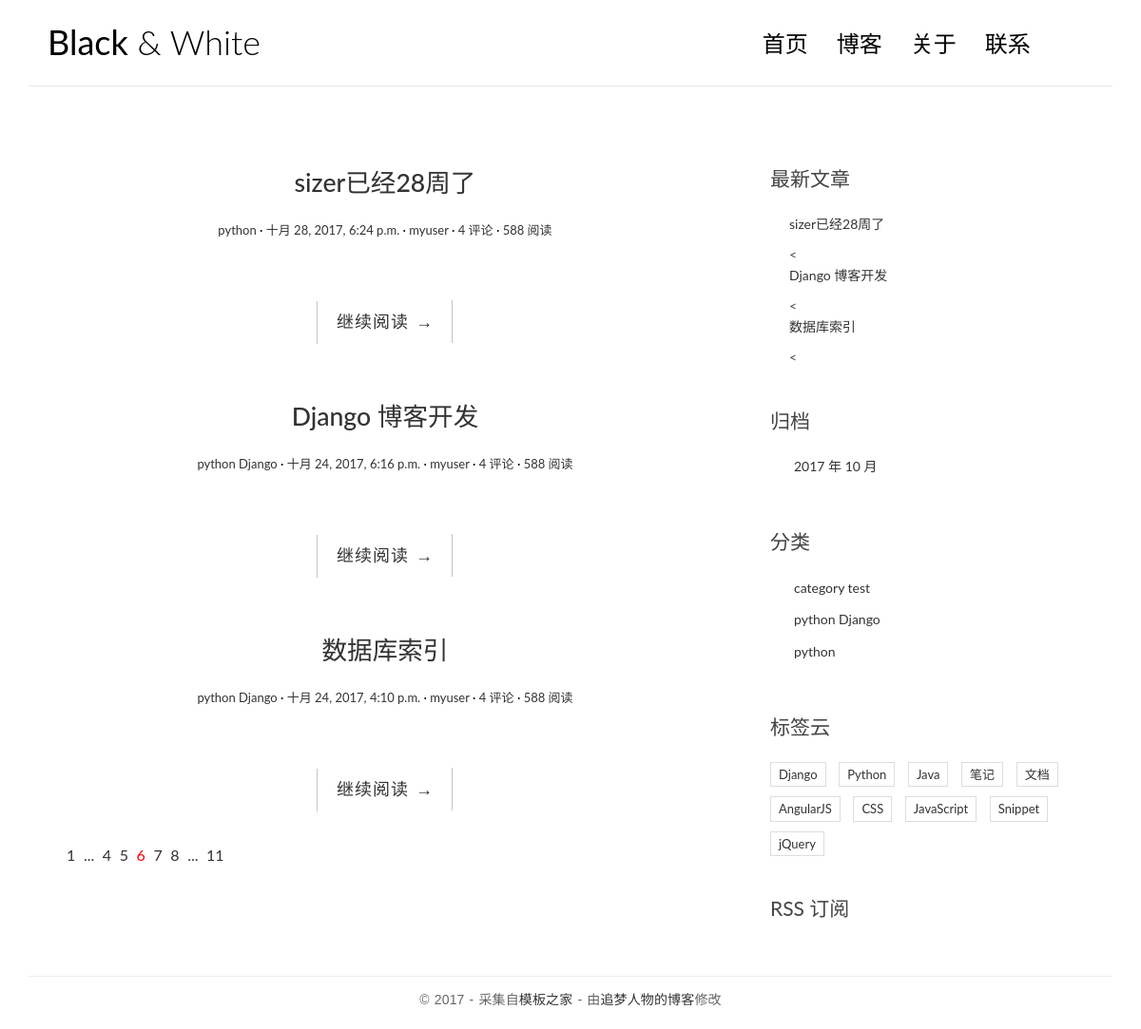
The page /blog/123 on the database its author committed.
### blog/models.py (models this page shows, shortened)
class Post(models.Model):
    views = models.PositiveIntegerField(default=0)
    """
    文章的数据库表稍微复杂一点，主要是涉及的字段更多。
    """
    title = models.CharField(max_length=70, verbose_name='标题')
    body = models.TextField()
    created_time = models.DateTimeField(verbose_name='创建时间')
    modified_time = models.DateTimeField(verbose_name='修改时间')
    excerpt = models.CharField(max_length=200, blank=True)
    category = models.ForeignKey(Category, verbose_name='分类')
    tags = models.ManyToManyField(Tag, blank=True)
    author = models.ForeignKey(User, verbose_name='文章作者')
    def get_absolute_url(self):
        return reverse('blog:detail', kwargs={'pk': self.pk})
    """
    注意到 URL 配置中的 url(r'^post/(?P<pk>[0-9]+)/$', views.detail, name='detail') ，
    我们设定的 name='detail' 在这里派上了用场。看到这个 reverse 函数，它的第一个参数的值是 'blog:detail'，
    意思是 blog 应用下的 name=detail 的函数，由于我们在上面通过 app_name = 'blog' 告诉了 Django
    这个 URL 模块是属于 blog 应用的，因此 Django 能够顺利地找到 blog 应用下 name 为 detail 的视图函数，
    于是 reverse 函数会去解析这个视图函数对应的 URL，我们这里 detail 对应的规则就是 post/(?P<pk>[0-9]+)/ 这个正则表达式，
    而正则表达式部分会被后面传入的参数 pk 替换，所以，如果 Post 的 id（或者 pk，这里 pk 和 id 是等价的） 是 255 的话，
    那么 get_absolute_url 函数返回的就是 /post/255/ ，这样 Post 自己就生成了自己的 URL。
    """

class Category(models.Model):
    name = models.CharField(max_length=100)

### blog/views.py (the view)
def index(request):
    post_list = Post.objects.all().order_by('-created_time')
    return render(request, 'blog/index3.html', context={'post_list': post_list})

### blog/templatetags/blog_tags.py (called while the page is built)
@register.simple_tag
def get_recent_posts(num=5):
    return Post.objects.all().order_by('-created_time')[:num]

@register.simple_tag
def archives():
    return Post.objects.dates('created_time', 'month', order='DESC')

@register.simple_tag
def get_categories():
    return Category.objects.all()

### templates/blog/index3.html (shortened to what this page needs)
{% extends 'base.html' %}
{% block main %}
    {% for post in post_list %}
        <article class="post post-{{ post.pk }}">
            <header class="entry-header">
                <h1 class="entry-title">
                     <a href="{{ post.get_absolute_url }}">{{ post.title }}</a>
                </h1>
                <div class="entry-meta">
                    <span class="post-category"><a href="#">{{ post.category.name }}</a></span>
                    <span class="post-date"><a href="#"><time class="entry-date"
                                    datetime="{{ post.created_time }}">{{ post.created_time }}</time></a></span>
                    <span class="post-author"><a href="#">{{ post.author }}</a></span>
                    <span class="comments-link"><a href="#">4 评论</a></span>
                    <span class="views-count"><a href="#">588 阅读</a></span>
                </div>
            </header>
            <div class="entry-content clearfix">
                <div class="read-more cl-effect-14">
                      <a href="{{ post.get_absolute_url }}" class="more-link">继续阅读 <span class="meta-nav">→</span></a>
                </div>
            </div>
        </article>
    {% empty %}
        <div class="no-post">暂时还没有发布的文章！</div>
    {% endfor %}
    <div class="pagination">
        <ul>
            <li><a href="">1</a></li>
            <li><a href="">...</a></li>
            <li><a href="">4</a></li>
            <li><a href="">5</a></li>
            <li class="current"><a href="">6</a></li>
            <li><a href="">7</a></li>
            <li><a href="">8</a></li>
            <li><a href="">...</a></li>
            <li><a href="">11</a></li>
        </ul>
    </div>
{% endblock main %}

### templates/base.html (shortened to what this page needs)
{% load staticfiles %}
{% load blog_tags %}
<!DOCTYPE html>
<html>
<head>
    <link rel="stylesheet" href="http://code.ionicframework.com/ionicons/2.0.1/css/ionicons.min.css">
    <link rel="stylesheet" href="{% static 'blog/css/bootstrap.min.css' %}">
    <link rel="stylesheet" href="{% static 'blog/css/pace.css' %}">
    <link rel="stylesheet" href="{% static 'blog/css/custom.css' %}">
</head>
<body>
<div class="container">
    <header id="site-header">
        <div class="row">
            <div class="col-md-4 col-sm-5 col-xs-8">
                <div class="logo">
                    <h1><a href="{% url 'blog:index' %}"><b>Black</b> &amp; White</a></h1>
                </div>
            </div>
            <div class="col-md-8 col-sm-7 col-xs-4">
                <nav class="main-nav" role="navigation">
                    <div class="collapse navbar-collapse" id="bs-example-navbar-collapse-1">
                        <ul class="nav navbar-nav navbar-right">
                            <li class="cl-effect-11"><a href="{% url 'blog:index' %}" data-hover="首页">首页</a></li>
                            <li class="cl-effect-11"><a href="full-width.html" data-hover="博客">博客</a></li>
                            <li class="cl-effect-11"><a href="about.html" data-hover="关于">关于</a></li>
                            <li class="cl-effect-11"><a href="contact.html" data-hover="联系">联系</a></li>
                        </ul>
                    </div>
                </nav>
            </div>
        </div>
    </header>
</div>
<div class="content-body">
    <div class="container">
        <div class="row">
            <main class="col-md-8">
                {% block main %}
                {% endblock main %}
            </main>
            <aside class="col-md-4">
                <div class="widget widget-recent-posts">
                    <h3 class="widget-title">最新文章</h3>
                     {% get_recent_posts as recent_post_list %}
                    <ul>
                        {% for post in recent_post_list %}
                        <li>
                             <a href="{{ post.get_absolute_url }}">{{ post.title }}</a>
                        </li>
                        <{% empty %}
                            暂无文章！
                        {% endfor %}
                    </ul>
                </div>
                <div class="widget widget-archives">
                      <h3 class="widget-title">归档</h3>
                        {% archives as date_list %}
                      <ul>
                        {% for date in date_list %}
                        <li>
                          <a href="{% url 'blog:archives' date.year date.month %}">
                            {{ date.year }} 年 {{ date.month }} 月
                          </a>
                        </li>
                        {% empty %}
                        暂无归档！
                        {% endfor %}
                      </ul>
                </div>
                <div class="widget widget-category">
                      <h3 class="widget-title">分类</h3>
                      {% get_categories as category_list %}
                      <ul>
                            {% for category in category_list %}
                                <li>
                                  <a href="{% url 'blog:category' category.pk %}">{{ category.name }}</a>
                                </li>
                            {% empty %}
                            暂无分类！
                            {% endfor %}
                      </ul>
                </div>
                <div class="widget widget-tag-cloud">
                    <h3 class="widget-title">标签云</h3>
                    <ul>
                        <li>
                            <a href="#">Django</a>
                        </li>
                        <li>
                            <a href="#">Python</a>
                        </li>
                        <li>
                            <a href="#">Java</a>
                        </li>
                        <li>
                            <a href="#">笔记</a>
                        </li>
                        <li>
                            <a href="#">文档</a>
                        </li>
                        <li>
                            <a href="#">AngularJS</a>
                        </li>
                        <li>
                            <a href="#">CSS</a>
                        </li>
                        <li>
                            <a href="#">JavaScript</a>
                        </li>
                        <li>
                            <a href="#">Snippet</a>
                        </li>
                        <li>
                            <a href="#">jQuery</a>
                        </li>
                    </ul>
                </div>
                <div class="rss">
                    <a href=""> RSS 订阅</a>
                </div>
            </aside>
        </div>
    </div>
</div>
<footer id="site-footer">
    <div class="container">
        <div class="row">
            <div class="col-md-12">
                <p class="copyright">&copy 2017 - 采集自<a href="http://www.cssmoban.com/"
                                                        target="_blank" title="模板之家">模板之家</a>
                    - 由<a href="http://zmrenwu.com/" title="网页模板" target="_blank">追梦人物的博客</a>修改
                </p>
            </div>
        </div>
    </div>
</footer>
</body>
</html>

### blog/static/blog/css/custom.css (style rules this page uses)
* { outline: none; }
h1, h2, h3, h4, h5, h6 { margin-top: 0; }
b { font-weight: 400; }
a { color: #333; }
body { color: #444; font-family: 'Lato', sans-serif; }
p { font-family: 'Ubuntu', sans-serif; font-weight: 400; word-spacing: 1px; letter-spacing: 0.01em; }
#site-header { background-color: #FFF; padding: 25px 20px; margin-bottom: 40px; border-bottom: 1px solid #e7e7e7; }
.logo h1 a { color: #000; }
.logo h1 { margin: 0; font-family: 'Lato', sans-serif; font-weight: 300; }
.main-nav { margin-top: 11px; max-width: 95%; }
.main-nav a { color: #000000 !important; padding: 0 0 5px 0 !important; margin-right: 30px; font-family: 'Lato', sans-serif; font-weight: 300; font-size: 24px; }
.cl-effect-11 a { padding: 10px 0; color: #0972b4; text-shadow: none; }
.cl-effect-11 a::before { position: absolute; top: 0; left: 0; overflow: hidden; padding: 0 0 5px 0 !important; max-width: 0; border-bottom: 1px solid #000; color: #000; content: attr(data-hover); white-space: nowrap; -webkit-transition: max-width 0.5s; -moz-transition: max-width 0.5s; transition: max-width 0.5s; }
.content-body { padding-bottom: 4em; }
.post { background: #fff; padding: 30px 30px 0; }
.entry-title { text-align: center; font-size: 1.9em; margin-bottom: 20px; line-height: 1.6; padding: 10px 20px 0; }
.entry-meta { text-align: center; color: #DDDDDD; font-size: 13px; margin-bottom: 30px; }
.entry-content { font-size: 18px; line-height: 1.9; font-weight: 300; color: #000; }
.post-category::after, .post-date::after, .post-author::after, .comments-link::after { content: ' ·'; color: #000; }
.read-more { font-family: 'Ubuntu', sans-serif; font-weight: 400; word-spacing: 1px; letter-spacing: 0.01em; text-align: center; margin-top: 20px; }
.cl-effect-14 a { padding: 0 20px; height: 45px; line-height: 45px; position: relative; display: inline-block; margin: 15px 25px; letter-spacing: 1px; font-weight: 400; text-shadow: 0 0 1px rgba(255, 255, 255, 0.3); }
.cl-effect-14 a::before, .cl-effect-14 a::after { position: absolute; width: 45px; height: 1px; background: #C3C3C3; content: ''; -webkit-transition: all 0.3s; -moz-transition: all 0.3s; transition: all 0.3s; pointer-events: none; }
.cl-effect-14 a::before { top: 0; left: 0; -webkit-transform: rotate(90deg); -moz-transform: rotate(90deg); transform: rotate(90deg); -webkit-transform-origin: 0 0; -moz-transform-origin: 0 0; transform-origin: 0 0; }
.cl-effect-14 a::after { right: 0; bottom: 0; -webkit-transform: rotate(90deg); -moz-transform: rotate(90deg); transform: rotate(90deg); -webkit-transform-origin: 100% 0; -moz-transform-origin: 100% 0; transform-origin: 100% 0; }
.widget { background: #fff; padding: 30px 0 0; }
.widget-title { font-size: 1.5em; margin-bottom: 20px; line-height: 1.6; padding: 10px 0 0; font-weight: 400; }
.widget-recent-posts ul { padding: 0; margin: 0; padding-left: 20px; }
.widget-recent-posts ul li { list-style-type: none; position: relative; line-height: 170%; margin-bottom: 10px; }
.widget-recent-posts ul li::before { content: '\f3d3'; font-family: "Ionicons"; position: absolute; left: -17px; top: 3px; font-size: 16px; color: #000; }
.widget-archives ul { padding: 0; margin: 0; padding-left: 25px; }
.widget-archives ul li { list-style-type: none; position: relative; line-height: 170%; margin-bottom: 10px; }
.widget-archives ul li::before { content: '\f3f3'; font-family: "Ionicons"; position: absolute; left: -25px; top: 1px; font-size: 16px; color: #000; }
.widget-category ul { padding: 0; margin: 0; padding-left: 25px; }
.widget-category ul li { list-style-type: none; position: relative; line-height: 170%; margin-bottom: 10px; }
.widget-category ul li::before { content: '\f3fe'; font-family: "Ionicons"; position: absolute; left: -25px; top: 1px; font-size: 18px; color: #000; }
.widget-tag-cloud ul { padding: 0; margin: 0; margin-right: -10px; }
.widget-tag-cloud ul li { list-style-type: none; font-size: 13px; display: inline-block; margin-right: 10px; margin-bottom: 10px; padding: 3px 8px; border: 1px solid #ddd; }
.rss { font-size: 21px; margin-top: 30px; }
.rss a { color: #444; }
#site-footer { padding-top: 10px; padding: 0 0 1.5em 0; }
.copyright { text-align: center; padding-top: 1em; margin: 0; border-top: 1px solid #eee; color: #666; }
.pagination ul { list-style: none; }
.pagination ul li { display: inline-block; font-size: 16px; margin-right: 5px; }
.current a { color: red; }

### rows shown on the page
Post: title "sizer已经28周了", category.name "python", created_time "十月 28, 2017, 6:24 p.m.", author "myuser"
Post: title "Django 博客开发", category.name "python Django", created_time "十月 24, 2017, 6:16 p.m.", author "myuser"
Post: title "数据库索引", category.name "python Django", created_time "十月 24, 2017, 4:10 p.m.", author "myuser"
Category: name "category test"
Category: name "python Django"
Category: name "python"

### other values the page prints
{{ date.year }} "2017"
{{ date.month }} "10"
